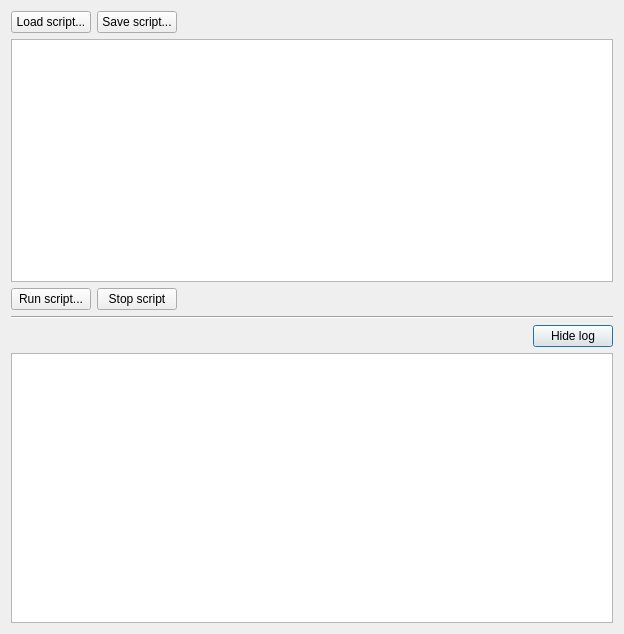
<?xml version="1.0" encoding="UTF-8"?>
<ui version="4.0">
 <class>EditorScriptWindow</class>
 <widget class="QDialog" name="EditorScriptWindow">
  <property name="geometry">
   <rect>
    <x>0</x>
    <y>0</y>
    <width>624</width>
    <height>634</height>
   </rect>
  </property>
  <property name="windowTitle">
   <string>Editor Scripting</string>
  </property>
  <layout class="QGridLayout" name="gridLayout_3">
   <item row="2" column="0">
    <layout class="QGridLayout" name="gridLayout_2">
     <item row="0" column="1">
      <widget class="QPushButton" name="buttonToggleLog">
       <property name="text">
        <string>Hide log</string>
       </property>
      </widget>
     </item>
     <item row="0" column="0">
      <spacer name="horizontalSpacer_3">
       <property name="orientation">
        <enum>Qt::Horizontal</enum>
       </property>
       <property name="sizeHint" stdset="0">
        <size>
         <width>0</width>
         <height>0</height>
        </size>
       </property>
      </spacer>
     </item>
     <item row="1" column="0" colspan="2">
      <widget class="QTableWidget" name="log">
       <property name="selectionBehavior">
        <enum>QAbstractItemView::SelectRows</enum>
       </property>
       <property name="cornerButtonEnabled">
        <bool>false</bool>
       </property>
       <property name="columnCount">
        <number>1</number>
       </property>
       <attribute name="horizontalHeaderVisible">
        <bool>false</bool>
       </attribute>
       <attribute name="horizontalHeaderHighlightSections">
        <bool>false</bool>
       </attribute>
       <attribute name="horizontalHeaderStretchLastSection">
        <bool>true</bool>
       </attribute>
       <attribute name="verticalHeaderVisible">
        <bool>false</bool>
       </attribute>
       <attribute name="verticalHeaderHighlightSections">
        <bool>false</bool>
       </attribute>
       <column/>
      </widget>
     </item>
    </layout>
   </item>
   <item row="0" column="0">
    <layout class="QGridLayout" name="gridLayout">
     <item row="0" column="0">
      <widget class="QPushButton" name="buttonLoad">
       <property name="text">
        <string>Load script...</string>
       </property>
      </widget>
     </item>
     <item row="0" column="1">
      <widget class="QPushButton" name="buttonSave">
       <property name="text">
        <string>Save script...</string>
       </property>
      </widget>
     </item>
     <item row="0" column="2">
      <spacer name="horizontalSpacer_2">
       <property name="orientation">
        <enum>Qt::Horizontal</enum>
       </property>
       <property name="sizeHint" stdset="0">
        <size>
         <width>0</width>
         <height>0</height>
        </size>
       </property>
      </spacer>
     </item>
     <item row="1" column="0" colspan="3">
      <widget class="QPlainTextEdit" name="script"/>
     </item>
     <item row="2" column="0" colspan="3">
      <layout class="QHBoxLayout" name="horizontalLayout">
       <item>
        <widget class="QPushButton" name="buttonRun">
         <property name="text">
          <string>Run script...</string>
         </property>
        </widget>
       </item>
       <item>
        <widget class="QPushButton" name="buttonForceKill">
         <property name="text">
          <string>Stop script</string>
         </property>
        </widget>
       </item>
       <item>
        <spacer name="horizontalSpacer">
         <property name="orientation">
          <enum>Qt::Horizontal</enum>
         </property>
         <property name="sizeHint" stdset="0">
          <size>
           <width>0</width>
           <height>0</height>
          </size>
         </property>
        </spacer>
       </item>
      </layout>
     </item>
    </layout>
   </item>
   <item row="1" column="0">
    <widget class="Line" name="line">
     <property name="orientation">
      <enum>Qt::Horizontal</enum>
     </property>
    </widget>
   </item>
  </layout>
 </widget>
 <resources/>
 <connections/>
</ui>
